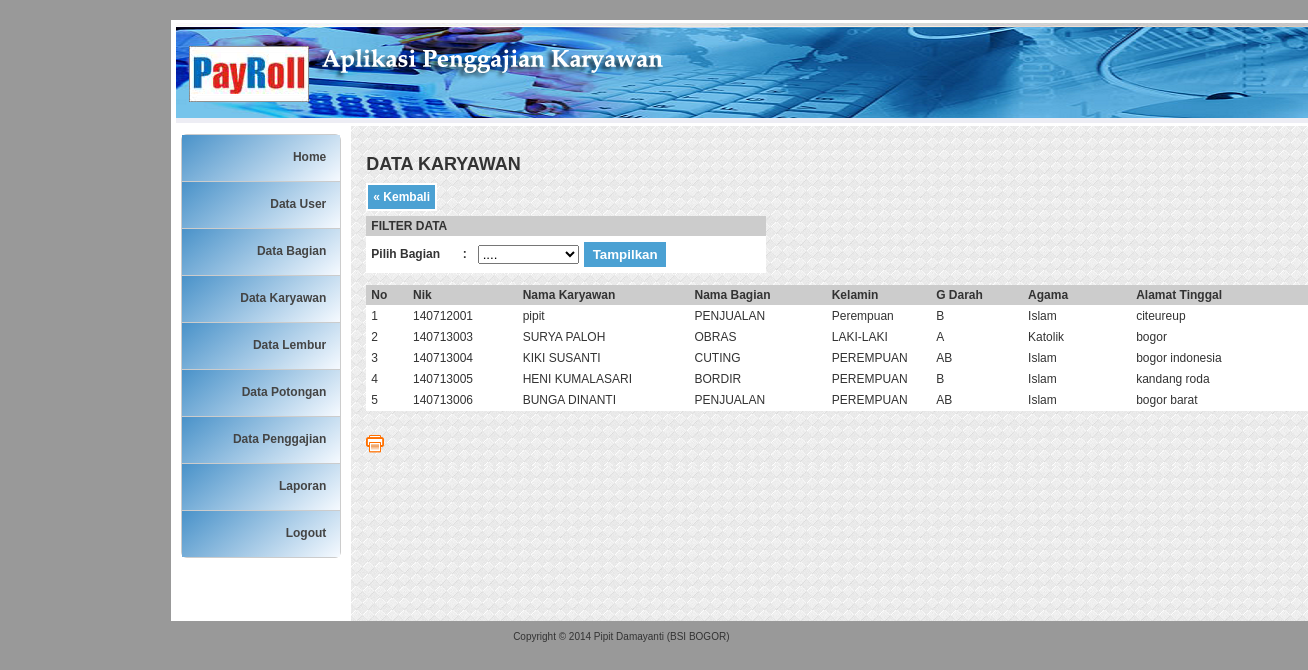
/?page=Laporan-Karyawan (signed in), run on the app's committed database.
### tables this page shows
CREATE TABLE IF NOT EXISTS `karyawan` (
  `nik` char(20) NOT NULL,
  `nm_karyawan` varchar(50) NOT NULL,
  `kd_bagian` char(6) NOT NULL,
  `kelamin` varchar(10) NOT NULL,
  `gol_darah` enum('','A','B','AB','O') NOT NULL,
  `agama` varchar(20) NOT NULL,
  `alamat_tinggal` varchar(100) NOT NULL,
  `no_telepon` int(12) NOT NULL,
  `tempat_lahir` varchar(30) NOT NULL,
  `tanggal_lahir` date NOT NULL,
  `status_kawin` enum('Kawin','Belum Kawin') NOT NULL,
  `tanggal_masuk` date NOT NULL,
  PRIMARY KEY (`nik`)
);

CREATE TABLE IF NOT EXISTS `bagian` (
  `kd_bagian` char(6) NOT NULL,
  `nm_bagian` varchar(50) NOT NULL,
  `gaji_pokok` int(10) NOT NULL,
  `uang_transport` int(10) NOT NULL,
  `uang_makan` int(10) NOT NULL,
  `uang_lembur` int(10) NOT NULL,
  PRIMARY KEY (`kd_bagian`)
);

### laporan_karyawan.php (the view, shortened to what this page needs)
<?php
$filterSql="";
$dataBagian	= isset($_POST['cmbBagian']) ? $_POST['cmbBagian'] : 'ALL';
?>
<h2> DATA KARYAWAN </h2>
<form id="form2" name="form2" method="post" action="">
  <a href="?page=Laporan" class="konten_tombol">&laquo; Kembali</a>
</form>
<form action="<?php $_SERVER['PHP_SELF']; ?>" method="post" name="form1" target="_self">
  <table class="table-list" width="400" border="0" cellpadding="2" cellspacing="1">
  <tr>
    <td colspan="3" bgcolor="#CCCCCC"><strong>FILTER DATA </strong></td>
  </tr>
  <tr>
    <td width="84"><strong>Pilih Bagian  </strong></td>
    <td width="5"><strong>:</strong></td>
    <td width="295">
	<select name="cmbBagian">
      <option value="ALL">....</option>
    </select>
    <input name="btnTampil" type="submit" class="konten_tombol" value=" Tampilkan " /></td>
  </tr>
</table>
</form>
<table class="table-list" width="968" border="0" cellspacing="1" cellpadding="2">
  <tr>
    <td width="33" bgcolor="#CCCCCC"><b>No</b></td>
    <td width="103" bgcolor="#CCCCCC"><strong>Nik</strong></td>
    <td width="169" bgcolor="#CCCCCC"><strong>Nama Karyawan </strong></td>
    <td width="132" bgcolor="#CCCCCC"><strong>Nama Bagian </strong></td>
    <td width="96" bgcolor="#CCCCCC"><strong> Kelamin</strong></td>
    <td width="86" bgcolor="#CCCCCC"><strong>G Darah </strong></td>
    <td width="103" bgcolor="#CCCCCC"><strong>Agama</strong></td>
    <td width="205" bgcolor="#CCCCCC"><strong>Alamat Tinggal </strong></td>
  </tr>
	<?php
	$mySql = "SELECT karyawan.*, bagian.nm_bagian FROM karyawan
				LEFT JOIN bagian ON karyawan.kd_bagian=bagian.kd_bagian
				$filterSql
				ORDER BY karyawan.nik ASC";
	$myQry = mysql_query($mySql, $koneksidb)  or die ("Query salah : ".mysql_error());
	$nomor	 = 0;
	while ($myData = mysql_fetch_array($myQry)) {
	$nomor++;
	?>
  <tr>
    <td><?php echo $nomor; ?></td>
    <td><?php echo $myData['nik']; ?></td>
    <td><?php echo $myData['nm_karyawan']; ?></td>
    <td><?php echo $myData['nm_bagian']; ?></td>
    <td><?php echo $myData['kelamin']; ?></td>
    <td><?php echo $myData['gol_darah']; ?></td>
    <td><?php echo $myData['agama']; ?></td>
    <td><?php echo $myData['alamat_tinggal']; ?></td>
  </tr>
  <?php } ?>
</table>
<br />
<a href="cetak/karyawan.php?KdBagian=<?php echo $dataBagian; ?>" target="_blank"><img src="images/btn_print2.png" height="18" border="0" title="Cetak ke Format HTML"/></a>

### styles/style_admin.css (style rules this page uses)
.konten_tombol { padding:5px; background:#4BA1D3; color:#fff; text-decoration:none; font-weight:bold; clear:both; border:solid #fff 2px; }
.table-list { clear: both; text-align: left; border-collapse: collapse; margin: 0px 0px 10px 0px; background:#fff; }
.table-list td { color: #333; font-size:12px; border-color: #fff; border-collapse: collapse; vertical-align: center; padding: 3px 5px; border-bottom:1px #CCCCCC solid; }
.table-print td { color: #333; font-size:12px; border-color: #fff; border-collapse: collapse; vertical-align: center; padding: 3px 5px; }

### index.php (style rules this page uses)
body,td,th { font-family: Arial; }

### data on the page
karyawan: nik "140712001", nm_karyawan "pipit", kd_bagian.nm_bagian "PENJUALAN", kelamin "Perempuan", gol_darah "B", agama "Islam", alamat_tinggal "citeureup"
karyawan: nik "140713003", nm_karyawan "SURYA PALOH", kd_bagian.nm_bagian "OBRAS", kelamin "LAKI-LAKI", gol_darah "A", agama "Katolik", alamat_tinggal "bogor"
karyawan: nik "140713004", nm_karyawan "KIKI SUSANTI", kd_bagian.nm_bagian "CUTING", kelamin "PEREMPUAN", gol_darah "AB", agama "Islam", alamat_tinggal "bogor indonesia"
karyawan: nik "140713005", nm_karyawan "HENI KUMALASARI", kd_bagian.nm_bagian "BORDIR", kelamin "PEREMPUAN", gol_darah "B", agama "Islam", alamat_tinggal "kandang roda"
karyawan: nik "140713006", nm_karyawan "BUNGA DINANTI", kd_bagian.nm_bagian "PENJUALAN", kelamin "PEREMPUAN", gol_darah "AB", agama "Islam", alamat_tinggal "bogor barat"
